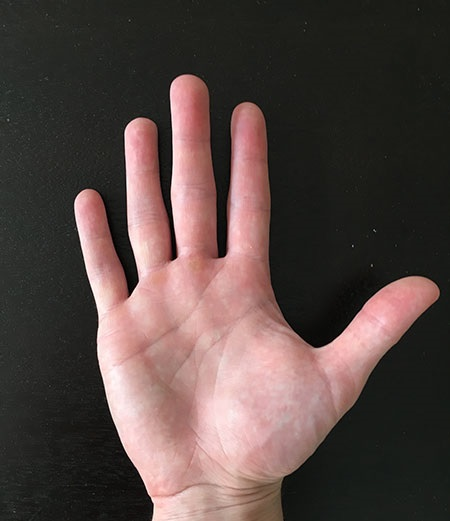
//> input picture images/hand.jpg, 450 x 521 px
$ ./main055   (built with g++ and OpenCV 4)
//> lines starting //> are read from the running program, lines starting //| are printed output that depends on the picture; after the words box and inside, x2 and y2 are one past the last pixel; in counts of white or black regions, pixels touching at a corner belong together
/*
二值图像分析 – 凸包检测
对二值图像进行轮廓分析之后，对获取到的每个轮廓数据，可以构建每个轮廓的凸包，构建完成之后会返回该凸包包含的点集。根据返回的凸包点集可以绘制该轮廓对应的凸包。OpenCV对轮廓提取凸包的API函数如下：
void cv::convexHull(
	InputArray points,
	OutputArray hull,
	bool clockwise = false,
	bool returnPoints = true
)
points参数是输入的轮廓点集
hull凸包检测的输出结果，当参数returnPoints为ture的时候返回凸包的顶点坐标是个点集、returnPoints为false的是返回的是一个integer的vector里面是凸包各个顶点在轮廓点集对应的index
clockwise 表示顺时针方向或者逆时针方向
returnPoints表示是否返回点集
OpenCV中的凸包寻找算法是基于Graham’s扫描法。
OpenCV中还提供了另外一个API函数用来判断一个轮廓是否为凸包，该方法如下：
bool cv::isContourConvex(
InputArray contour
)
该方法只有一个输入参数就是轮廓点集。
*/

#include <opencv2/opencv.hpp>
#include <iostream>

using namespace cv;
using namespace std;

int main(int argc, const char *argv[])
{
	Mat src = imread("../images/hand.jpg");
//> src is the input picture: 521 rows x 450 cols, CV_8UC3; mean B, G, R 67.4, 70.7, 86.1
	if (src.empty()) {
		printf("could not load image...\n");
		return -1;
	}
	namedWindow("input", WINDOW_AUTOSIZE);
	imshow("input", src);

	// 二值化
	Mat dst, gray, binary;
	cvtColor(src, gray, COLOR_BGR2GRAY);
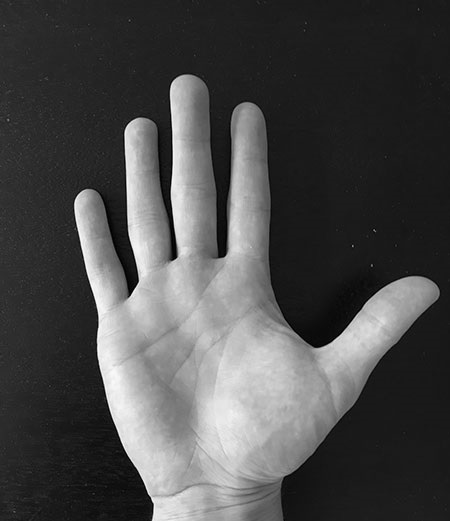
//> gray: 521 rows x 450 cols, CV_8UC1; min 0, max 253, mean 75
	threshold(gray, binary, 0, 255, THRESH_BINARY | THRESH_OTSU);
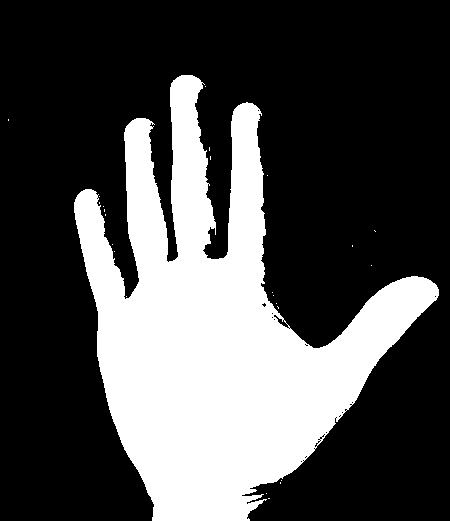
//> binary: 521 rows x 450 cols, CV_8UC1; 30.4% white; 25 white regions (24 under 20 px), largest, box (x1, y1, x2, y2) and area: (74, 75, 439, 521) 71311

	// 删除干扰块
	Mat k = getStructuringElement(MORPH_RECT, Size(3, 3), Point(-1, -1));
	morphologyEx(binary, binary, MORPH_OPEN, k);
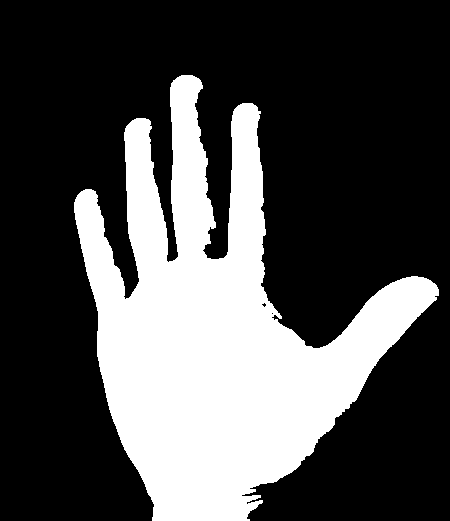
//> binary: 521 rows x 450 cols, CV_8UC1; 30.3% white; 1 white region
	imshow("binary", binary);

	// 轮廓发现与绘制
	vector<vector<Point>> contours;
	vector<Vec4i> hierarchy;
	findContours(binary, contours, hierarchy, RETR_EXTERNAL, CHAIN_APPROX_SIMPLE, Point());
//> contours = 1 contour; box (x1, y1, x2, y2) and area: (74, 75, 439, 521) 69980
	for (size_t t = 0; t < contours.size(); t++) {
		vector<Point> hull;
		convexHull(contours[t], hull);
		bool isHull = isContourConvex(contours[t]);
		printf("test convex of the contours %s", isHull ? "Y" : "N");
		int len = hull.size();
		for (int i = 0; i < hull.size(); i++) {
			circle(src, hull[i], 4, Scalar(255, 0, 0), 2, 8, 0);
			line(src, hull[i%len], hull[(i + 1) % len], Scalar(0, 0, 255), 2, 8, 0);
		}
	}
//> this loop made 1 pass
//> (isHull, len) on pass 1: (false, 28)
//| test convex of the contours N
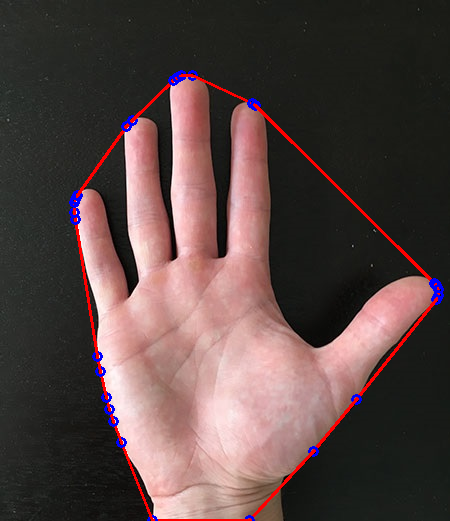
//> src: 521 rows x 450 cols, CV_8UC3; 2.07% of pixels changed, all inside (x1, y1, x2, y2) = (69, 70, 444, 521)
	imshow("contours", src);

	waitKey(0);
	destroyAllWindows();

	return 0;
}
